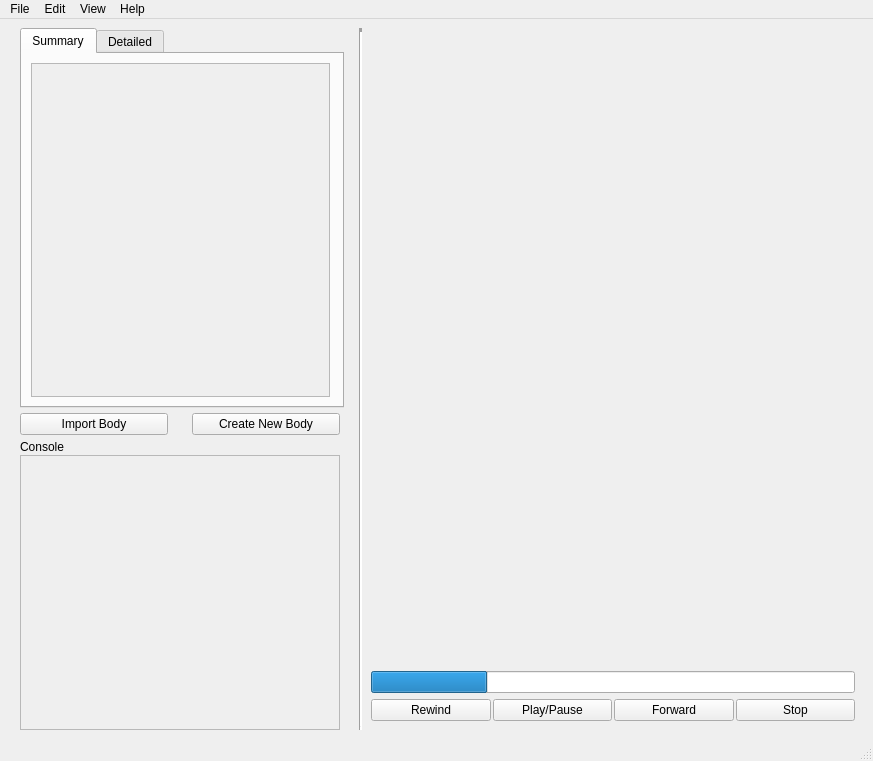
<?xml version="1.0" encoding="UTF-8"?>
<ui version="4.0">
 <class>MainWindow</class>
 <widget class="QMainWindow" name="MainWindow">
  <property name="geometry">
   <rect>
    <x>0</x>
    <y>0</y>
    <width>873</width>
    <height>761</height>
   </rect>
  </property>
  <property name="windowTitle">
   <string>MainWindow</string>
  </property>
  <widget class="QWidget" name="centralwidget">
   <layout class="QHBoxLayout" name="horizontalLayout_2">
    <item>
     <layout class="QHBoxLayout" name="window">
      <property name="spacing">
       <number>0</number>
      </property>
      <property name="sizeConstraint">
       <enum>QLayout::SetDefaultConstraint</enum>
      </property>
      <item>
       <widget class="QWidget" name="leftpanel" native="true">
        <property name="sizePolicy">
         <sizepolicy hsizetype="Minimum" vsizetype="MinimumExpanding">
          <horstretch>0</horstretch>
          <verstretch>0</verstretch>
         </sizepolicy>
        </property>
        <property name="minimumSize">
         <size>
          <width>0</width>
          <height>550</height>
         </size>
        </property>
        <property name="maximumSize">
         <size>
          <width>350</width>
          <height>16777215</height>
         </size>
        </property>
        <layout class="QVBoxLayout" name="leftpanel_layout">
         <property name="spacing">
          <number>5</number>
         </property>
         <property name="sizeConstraint">
          <enum>QLayout::SetDefaultConstraint</enum>
         </property>
         <property name="leftMargin">
          <number>1</number>
         </property>
         <property name="topMargin">
          <number>0</number>
         </property>
         <property name="bottomMargin">
          <number>0</number>
         </property>
         <item>
          <layout class="QHBoxLayout" name="tab">
           <property name="sizeConstraint">
            <enum>QLayout::SetDefaultConstraint</enum>
           </property>
           <property name="leftMargin">
            <number>10</number>
           </property>
           <property name="rightMargin">
            <number>11</number>
           </property>
           <property name="bottomMargin">
            <number>0</number>
           </property>
           <item>
            <widget class="QTabWidget" name="tab_widget">
             <property name="sizePolicy">
              <sizepolicy hsizetype="Minimum" vsizetype="MinimumExpanding">
               <horstretch>0</horstretch>
               <verstretch>0</verstretch>
              </sizepolicy>
             </property>
             <property name="minimumSize">
              <size>
               <width>324</width>
               <height>380</height>
              </size>
             </property>
             <property name="maximumSize">
              <size>
               <width>350</width>
               <height>1000</height>
              </size>
             </property>
             <property name="currentIndex">
              <number>0</number>
             </property>
             <widget class="QWidget" name="summary">
              <property name="sizePolicy">
               <sizepolicy hsizetype="Minimum" vsizetype="Preferred">
                <horstretch>0</horstretch>
                <verstretch>0</verstretch>
               </sizepolicy>
              </property>
              <property name="minimumSize">
               <size>
                <width>336</width>
                <height>0</height>
               </size>
              </property>
              <attribute name="title">
               <string>Summary</string>
              </attribute>
              <layout class="QVBoxLayout" name="summary_layout">
               <property name="rightMargin">
                <number>28</number>
               </property>
               <property name="bottomMargin">
                <number>9</number>
               </property>
               <item>
                <widget class="QScrollArea" name="body_config_scrollArea">
                 <property name="sizePolicy">
                  <sizepolicy hsizetype="Preferred" vsizetype="Preferred">
                   <horstretch>0</horstretch>
                   <verstretch>0</verstretch>
                  </sizepolicy>
                 </property>
                 <property name="minimumSize">
                  <size>
                   <width>0</width>
                   <height>0</height>
                  </size>
                 </property>
                 <property name="widgetResizable">
                  <bool>true</bool>
                 </property>
                 <widget class="QWidget" name="config_scrollArea_widget">
                  <property name="geometry">
                   <rect>
                    <x>0</x>
                    <y>0</y>
                    <width>297</width>
                    <height>334</height>
                   </rect>
                  </property>
                  <property name="minimumSize">
                   <size>
                    <width>0</width>
                    <height>0</height>
                   </size>
                  </property>
                 </widget>
                </widget>
               </item>
              </layout>
             </widget>
             <widget class="QWidget" name="detailed">
              <attribute name="title">
               <string>Detailed</string>
              </attribute>
              <layout class="QHBoxLayout" name="detailed_layout">
               <item>
                <widget class="QScrollArea" name="body_info_scrollArea">
                 <property name="sizePolicy">
                  <sizepolicy hsizetype="Minimum" vsizetype="Expanding">
                   <horstretch>0</horstretch>
                   <verstretch>0</verstretch>
                  </sizepolicy>
                 </property>
                 <property name="minimumSize">
                  <size>
                   <width>0</width>
                   <height>0</height>
                  </size>
                 </property>
                 <property name="widgetResizable">
                  <bool>true</bool>
                 </property>
                 <widget class="QWidget" name="info_scrollArea_widget">
                  <property name="geometry">
                   <rect>
                    <x>0</x>
                    <y>0</y>
                    <width>298</width>
                    <height>334</height>
                   </rect>
                  </property>
                 </widget>
                </widget>
               </item>
              </layout>
             </widget>
            </widget>
           </item>
          </layout>
         </item>
         <item>
          <layout class="QHBoxLayout" name="leftpanel_btn">
           <property name="spacing">
            <number>24</number>
           </property>
           <property name="sizeConstraint">
            <enum>QLayout::SetMaximumSize</enum>
           </property>
           <property name="leftMargin">
            <number>10</number>
           </property>
           <property name="rightMargin">
            <number>10</number>
           </property>
           <item>
            <widget class="QPushButton" name="pushButton_2">
             <property name="sizePolicy">
              <sizepolicy hsizetype="Minimum" vsizetype="Minimum">
               <horstretch>0</horstretch>
               <verstretch>0</verstretch>
              </sizepolicy>
             </property>
             <property name="text">
              <string>Import Body</string>
             </property>
            </widget>
           </item>
           <item>
            <widget class="QPushButton" name="pushButton">
             <property name="sizePolicy">
              <sizepolicy hsizetype="Minimum" vsizetype="Minimum">
               <horstretch>0</horstretch>
               <verstretch>0</verstretch>
              </sizepolicy>
             </property>
             <property name="text">
              <string>Create New Body</string>
             </property>
            </widget>
           </item>
          </layout>
         </item>
         <item>
          <layout class="QVBoxLayout" name="console">
           <property name="spacing">
            <number>1</number>
           </property>
           <property name="sizeConstraint">
            <enum>QLayout::SetMaximumSize</enum>
           </property>
           <property name="leftMargin">
            <number>10</number>
           </property>
           <property name="rightMargin">
            <number>10</number>
           </property>
           <item>
            <widget class="QLabel" name="console_label">
             <property name="text">
              <string>Console</string>
             </property>
            </widget>
           </item>
           <item>
            <widget class="QScrollArea" name="console_box">
             <property name="sizePolicy">
              <sizepolicy hsizetype="Maximum" vsizetype="MinimumExpanding">
               <horstretch>0</horstretch>
               <verstretch>0</verstretch>
              </sizepolicy>
             </property>
             <property name="minimumSize">
              <size>
               <width>0</width>
               <height>0</height>
              </size>
             </property>
             <property name="maximumSize">
              <size>
               <width>350</width>
               <height>400</height>
              </size>
             </property>
             <property name="widgetResizable">
              <bool>true</bool>
             </property>
             <widget class="QWidget" name="console_scroll_widget">
              <property name="geometry">
               <rect>
                <x>0</x>
                <y>0</y>
                <width>318</width>
                <height>265</height>
               </rect>
              </property>
             </widget>
            </widget>
           </item>
          </layout>
         </item>
        </layout>
       </widget>
      </item>
      <item>
       <widget class="Line" name="line">
        <property name="frameShadow">
         <enum>QFrame::Sunken</enum>
        </property>
        <property name="lineWidth">
         <number>4</number>
        </property>
        <property name="orientation">
         <enum>Qt::Vertical</enum>
        </property>
       </widget>
      </item>
      <item>
       <widget class="QWidget" name="rightpanel" native="true">
        <property name="sizePolicy">
         <sizepolicy hsizetype="MinimumExpanding" vsizetype="MinimumExpanding">
          <horstretch>0</horstretch>
          <verstretch>0</verstretch>
         </sizepolicy>
        </property>
        <property name="minimumSize">
         <size>
          <width>500</width>
          <height>0</height>
         </size>
        </property>
        <layout class="QVBoxLayout" name="rightpanel_layout">
         <item>
          <widget class="QWidget" name="mplwindow" native="true">
           <layout class="QVBoxLayout" name="mplvl"/>
          </widget>
         </item>
         <item>
          <layout class="QHBoxLayout" name="toolbar_layout">
           <item>
            <layout class="QVBoxLayout" name="toolbar_container"/>
           </item>
           <item>
            <widget class="QProgressBar" name="loading_bar_widget">
             <property name="sizePolicy">
              <sizepolicy hsizetype="Minimum" vsizetype="Fixed">
               <horstretch>0</horstretch>
               <verstretch>0</verstretch>
              </sizepolicy>
             </property>
             <property name="minimumSize">
              <size>
               <width>400</width>
               <height>0</height>
              </size>
             </property>
             <property name="value">
              <number>24</number>
             </property>
             <property name="textVisible">
              <bool>false</bool>
             </property>
             <property name="invertedAppearance">
              <bool>false</bool>
             </property>
            </widget>
           </item>
          </layout>
         </item>
         <item>
          <layout class="QHBoxLayout" name="sim_btn">
           <property name="spacing">
            <number>2</number>
           </property>
           <property name="leftMargin">
            <number>0</number>
           </property>
           <item>
            <widget class="QPushButton" name="pushButton_3">
             <property name="text">
              <string>Rewind</string>
             </property>
            </widget>
           </item>
           <item>
            <widget class="QPushButton" name="pushButton_4">
             <property name="text">
              <string>Play/Pause</string>
             </property>
            </widget>
           </item>
           <item>
            <widget class="QPushButton" name="pushButton_5">
             <property name="text">
              <string>Forward</string>
             </property>
            </widget>
           </item>
           <item>
            <widget class="QPushButton" name="pushButton_6">
             <property name="text">
              <string>Stop</string>
             </property>
            </widget>
           </item>
          </layout>
         </item>
        </layout>
       </widget>
      </item>
     </layout>
    </item>
   </layout>
  </widget>
  <widget class="QMenuBar" name="menubar">
   <property name="geometry">
    <rect>
     <x>0</x>
     <y>0</y>
     <width>873</width>
     <height>21</height>
    </rect>
   </property>
   <widget class="QMenu" name="menuFile">
    <property name="title">
     <string>File</string>
    </property>
   </widget>
   <widget class="QMenu" name="menuEdit">
    <property name="title">
     <string>Edit</string>
    </property>
   </widget>
   <widget class="QMenu" name="menuView">
    <property name="title">
     <string>View</string>
    </property>
   </widget>
   <widget class="QMenu" name="menuHelp">
    <property name="title">
     <string>Help</string>
    </property>
   </widget>
   <addaction name="menuFile"/>
   <addaction name="menuEdit"/>
   <addaction name="menuView"/>
   <addaction name="menuHelp"/>
  </widget>
  <widget class="QStatusBar" name="statusbar"/>
 </widget>
 <resources/>
 <connections/>
</ui>
